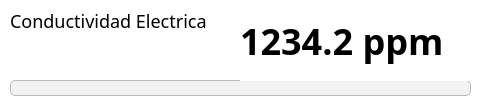
<?xml version="1.0" encoding="UTF-8"?>
<ui version="4.0">
 <class>Form</class>
 <widget class="QWidget" name="Form">
  <property name="geometry">
   <rect>
    <x>0</x>
    <y>0</y>
    <width>481</width>
    <height>105</height>
   </rect>
  </property>
  <property name="windowTitle">
   <string>Form</string>
  </property>
  <property name="styleSheet">
   <string notr="true">QLabel {
	font-family: Poppins;
	font-size: 16px;
}

QWidget {
	background-color: white;
}</string>
  </property>
  <widget class="QLabel" name="nameLbl">
   <property name="geometry">
    <rect>
     <x>10</x>
     <y>10</y>
     <width>291</width>
     <height>21</height>
    </rect>
   </property>
   <property name="styleSheet">
    <string notr="true">font-size: 18px;</string>
   </property>
   <property name="text">
    <string>Conductividad Electrica</string>
   </property>
  </widget>
  <widget class="QProgressBar" name="progressBar">
   <property name="geometry">
    <rect>
     <x>10</x>
     <y>80</y>
     <width>461</width>
     <height>16</height>
    </rect>
   </property>
   <property name="styleSheet">
    <string notr="true">QProgressBar {
    border: 1px solid #bbb;
    border-radius: 5px;
    background-color: #f3f3f3;
	border-radius: 5px;
}

QProgressBar::chunk {
    background-color: #00007f;
	border-radius: 5px;
}
</string>
   </property>
   <property name="value">
    <number>0</number>
   </property>
   <property name="textVisible">
    <bool>false</bool>
   </property>
  </widget>
  <widget class="QLabel" name="valueLbl">
   <property name="geometry">
    <rect>
     <x>240</x>
     <y>0</y>
     <width>231</width>
     <height>81</height>
    </rect>
   </property>
   <property name="styleSheet">
    <string notr="true">font-weight: bold;
font-size: 36px;</string>
   </property>
   <property name="text">
    <string>1234.2 ppm</string>
   </property>
  </widget>
  <widget class="QLabel" name="warningLbl">
   <property name="geometry">
    <rect>
     <x>10</x>
     <y>40</y>
     <width>35</width>
     <height>35</height>
    </rect>
   </property>
   <property name="text">
    <string/>
   </property>
  </widget>
  <widget class="QLabel" name="stableLbl">
   <property name="geometry">
    <rect>
     <x>50</x>
     <y>40</y>
     <width>35</width>
     <height>35</height>
    </rect>
   </property>
   <property name="text">
    <string/>
   </property>
  </widget>
 </widget>
 <resources/>
 <connections/>
</ui>
